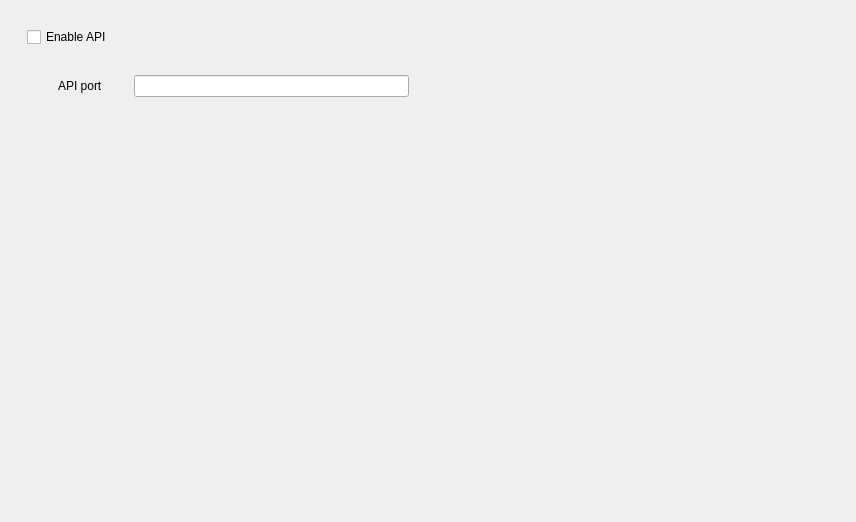
         <widget class="QWidget" name="responsive_scrollAreaContents">
          <property name="geometry">
           <rect>
            <x>0</x>
            <y>0</y>
            <width>856</width>
            <height>522</height>
           </rect>
          </property>
          <layout class="QHBoxLayout" name="horizontalLayout_3">
           <item>
            <widget class="QFrame" name="formLayoutLeft">
             <property name="sizePolicy">
              <sizepolicy hsizetype="Ignored" vsizetype="MinimumExpanding">
               <horstretch>0</horstretch>
               <verstretch>0</verstretch>
              </sizepolicy>
             </property>
             <layout class="QFormLayout" name="formLayout">
              <property name="horizontalSpacing">
               <number>28</number>
              </property>
              <property name="verticalSpacing">
               <number>28</number>
              </property>
              <property name="leftMargin">
               <number>16</number>
              </property>
              <property name="topMargin">
               <number>16</number>
              </property>
              <property name="rightMargin">
               <number>16</number>
              </property>
              <property name="bottomMargin">
               <number>0</number>
              </property>
              <item row="0" column="0" colspan="2">
               <widget class="QCheckBox" name="checkBoxEnableAPI">
                <property name="text">
                 <string comment="Checkbox Toggle">Enable API</string>
                </property>
               </widget>
              </item>
              <item row="1" column="0">
               <widget class="QLabel" name="labelApiPort">
                <property name="styleSheet">
                 <string notr="true">margin-left: 28px</string>
                </property>
                <property name="text">
                 <string comment="Textinput Title Label">API port</string>
                </property>
               </widget>
              </item>
              <item row="1" column="1">
               <widget class="QLineEdit" name="lineEditApiPort">
                <property name="text">
                 <string/>
                </property>
               </widget>
              </item>
             </layout>
            </widget>
           </item>
           <item>
            <widget class="QFrame" name="formLayoutRight">
             <property name="sizePolicy">
              <sizepolicy hsizetype="Ignored" vsizetype="MinimumExpanding">
               <horstretch>0</horstretch>
               <verstretch>0</verstretch>
              </sizepolicy>
             </property>
             <layout class="QFormLayout" name="formLayout_2">
              <property name="horizontalSpacing">
               <number>28</number>
              </property>
              <property name="verticalSpacing">
               <number>28</number>
              </property>
              <property name="leftMargin">
               <number>16</number>
              </property>
              <property name="topMargin">
               <number>16</number>
              </property>
              <property name="rightMargin">
               <number>16</number>
              </property>
              <property name="bottomMargin">
               <number>0</number>
              </property>
              <item row="0" column="0">
               <spacer name="horizontalSpacer_2">
                <property name="orientation">
                 <enum>Qt::Orientation::Horizontal</enum>
                </property>
                <property name="sizeHint" stdset="0">
                 <size>
                  <width>0</width>
                  <height>0</height>
                 </size>
                </property>
               </spacer>
              </item>
             </layout>
            </widget>
           </item>
          </layout>
         </widget>
